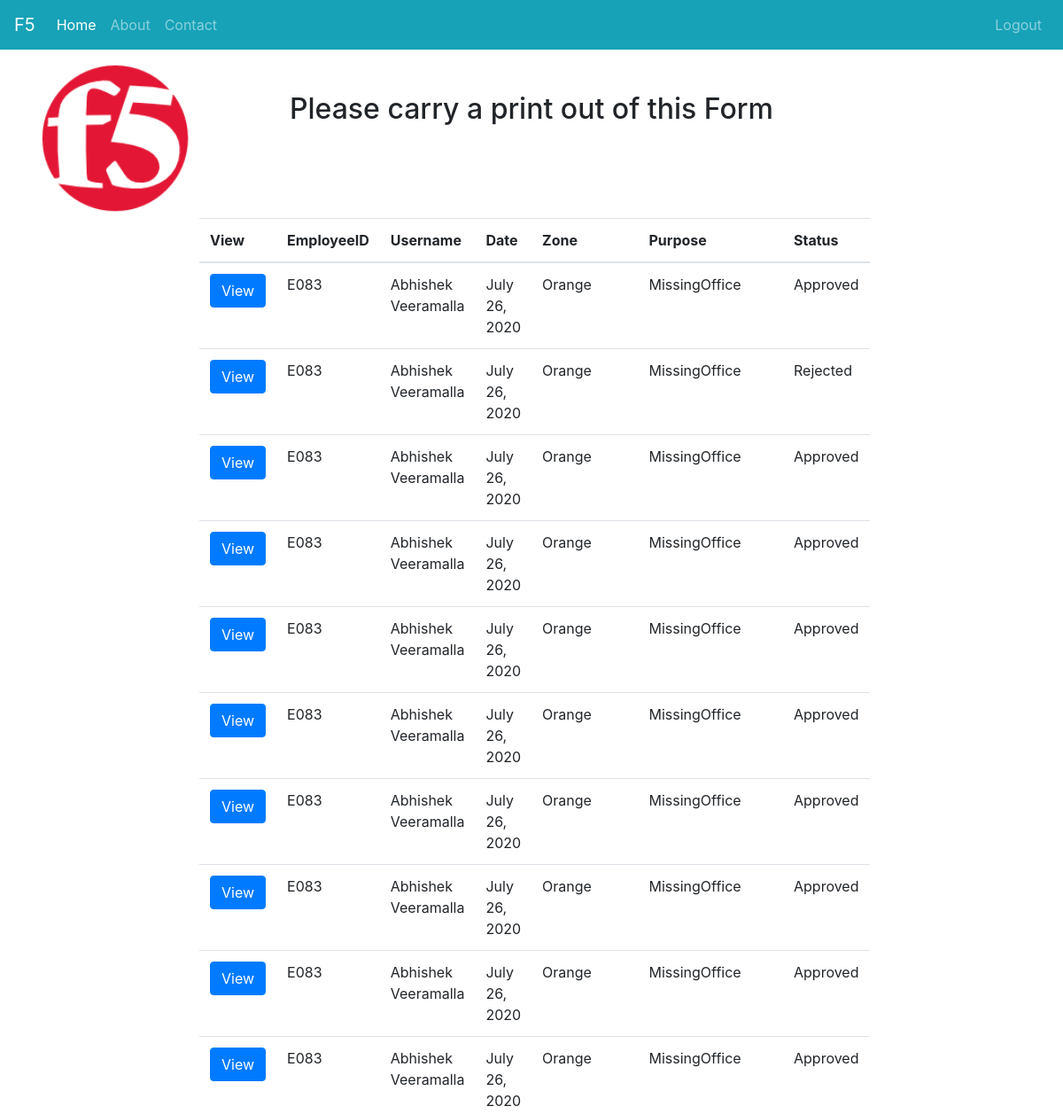
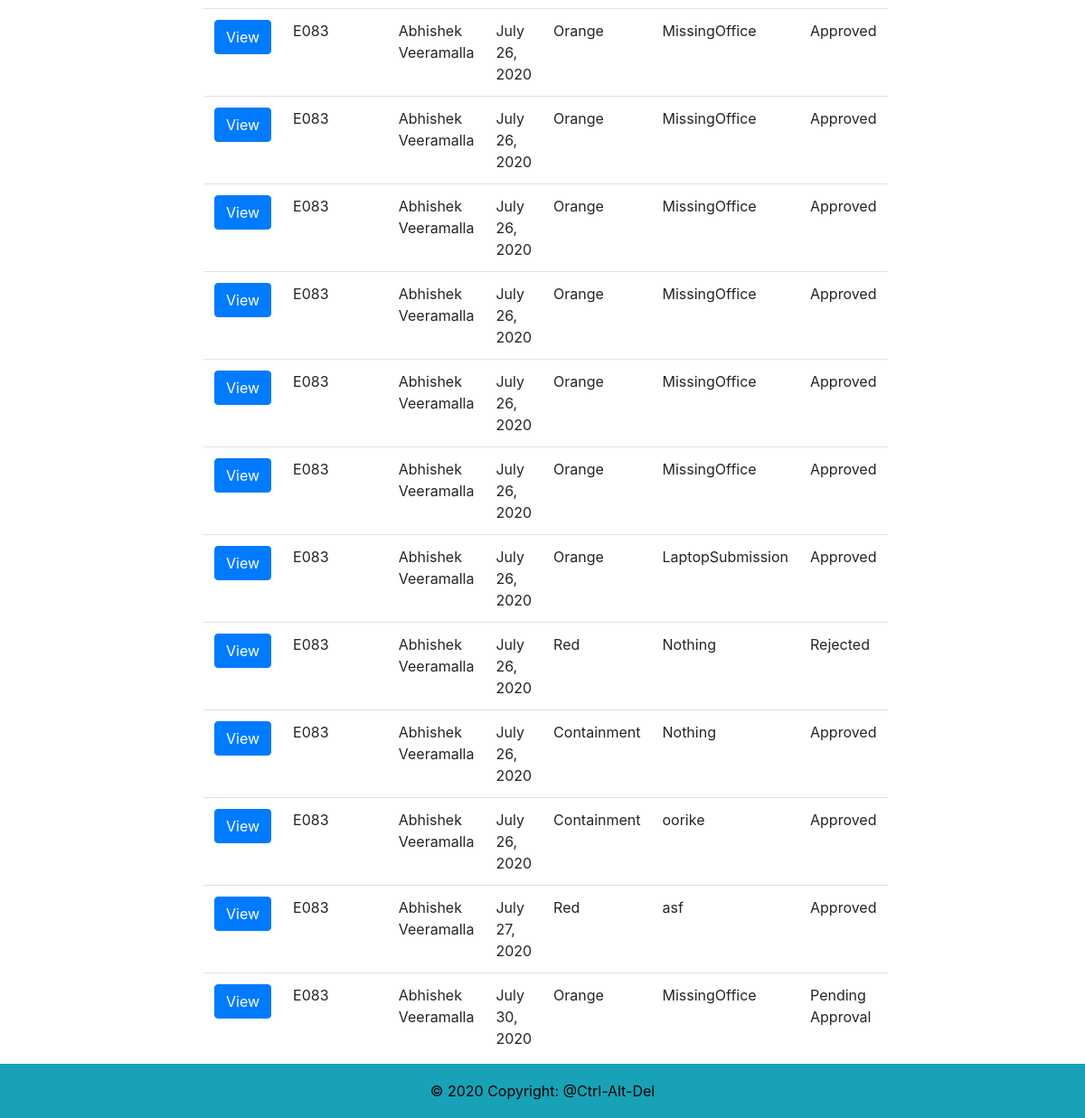
Before: /requests (signed in) with the older database file (2 pictures, top to bottom).
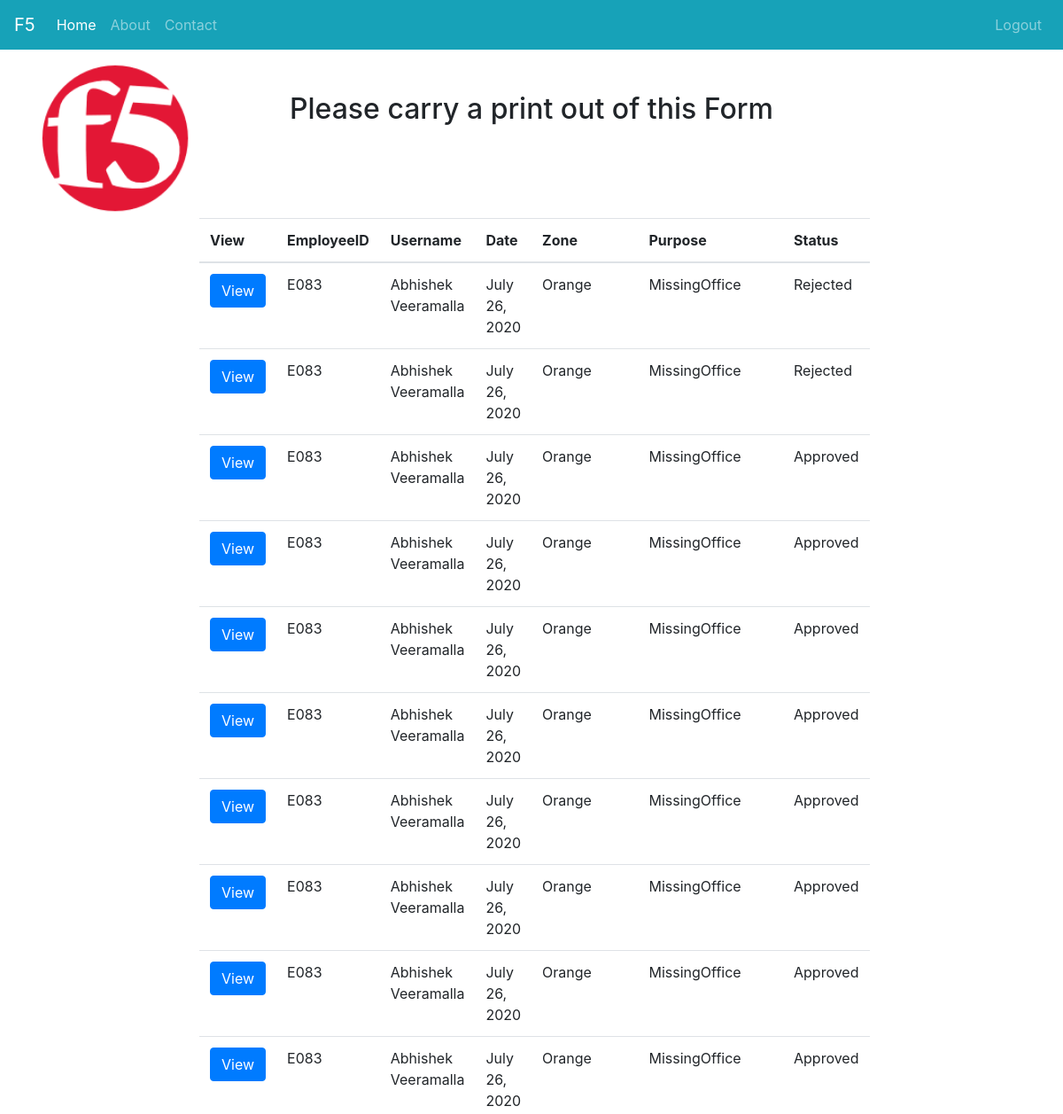
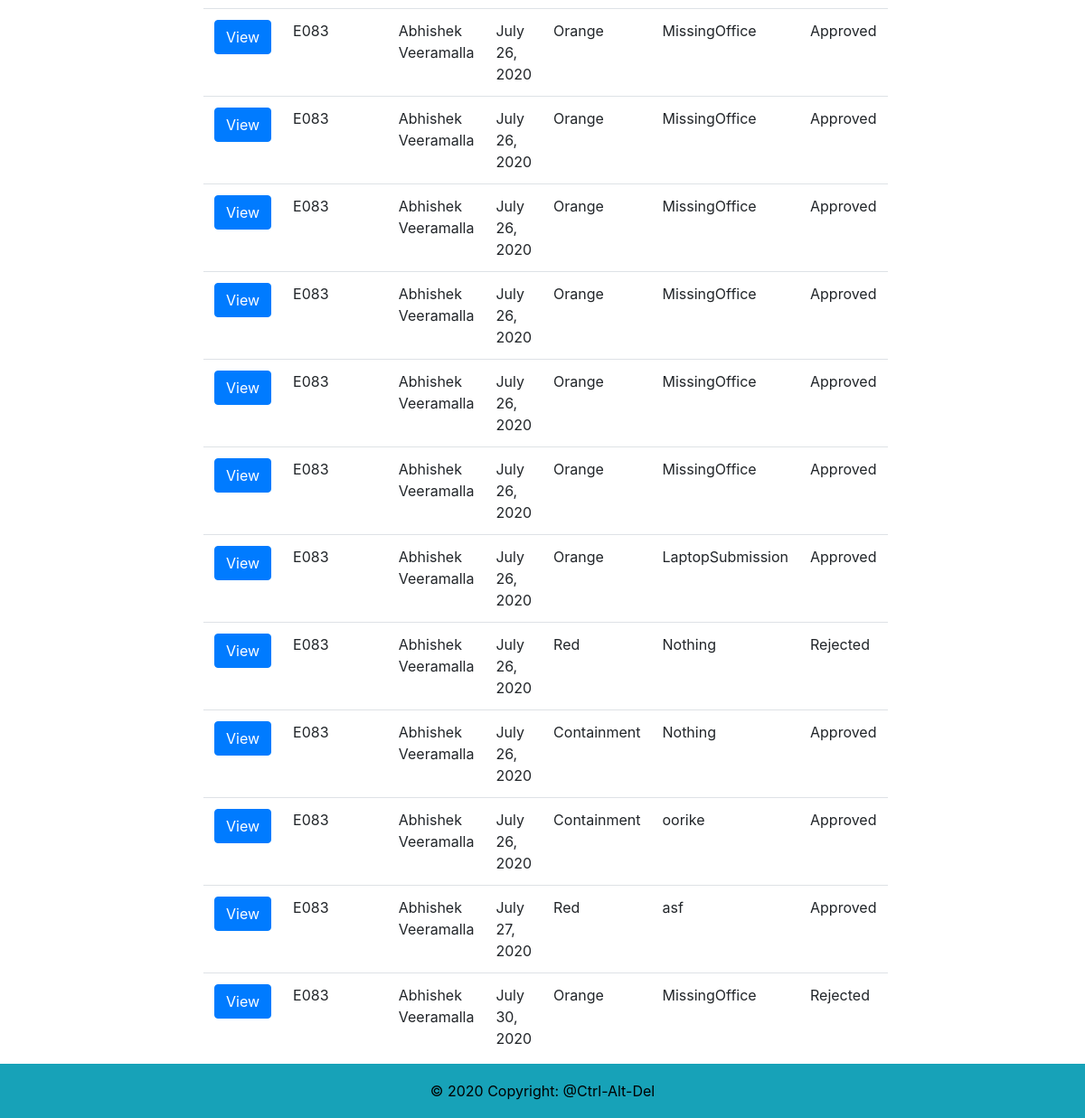
After: the same page with the newer database file (2 pictures, top to bottom).
### core/models.py (models this page shows)
class Request(models.Model):
    id = models.AutoField(primary_key=True) #pkey
    employeeID = models.CharField(max_length=10) # fkey: Employee with role empl
    username = models.CharField(max_length=50)
    managerID = models.CharField(max_length=10) # fkey: Employee with role mgr
    managerName = models.CharField(max_length=255)
    date = models.DateField()
    zone = models.CharField(max_length=255)
    purpose = models.TextField()
    status = models.CharField(max_length=255)

### core/views.py (the view)
# urls.py: url(r'^requests$', RequestsView.as_view(), name="requests"),
class RequestsView(ListView):
    model = Request
    template_name = "requests.html"
    def get_queryset(self):
        return Request.objects.filter(employeeID=self.request.user.username)

### core/templates/requests.html
{% extends "base.html" %}
{%load static %}
{% block content %}
<div class="container-fluid text-center">
  <div class="row content">
    <div class="col-sm-2 sidenav">
     <img src="{% static 'images/f5-logo.png'%}" alt="f5-logo" width="200" height="200">
    </div>
    <div class="col-sm-8 text-left">
        <br></br>
        <center><h2>Please carry a print out of this Form</h2></center>
        <br></br><br></br>
       <table class="table table-hover">
            <thead>
                <tr>
                    <th> View </th>
                    <th>EmployeeID</th>
                    <th>Username</th>
                    <th>Date</th>
                    <th>Zone</th>
                    <th>Purpose</th>
                    <th>Status</th>
                </tr>
            </thead>
            <tbody>
            {% for record in object_list %}
                <tr>
                    <td> <a role="button" class="btn btn-primary" href="{% url 'request_detail' pk=record.id %}"> View </a></td>
                    <td> {{ record.employeeID }} </td>
                    <td> {{ record.username }} </td>
                    <td> {{ record.date }} </td>
                    <td> {{ record.zone }} </td>
                    <td> {{ record.purpose }} </td>
                    <td> {{ record.status }} </td>
                </tr>
            {% endfor %}
            </tbody>
        </table>
    </div>
    <div class="col-sm-2 sidenav">
    </div>
  </div>
</div>
{% endblock content %}

Changed rows visible on the page:
changed Request (number 1 of 22 on the later page): status "Approved" → "Rejected"
changed Request "July 30, 2020": status "Pending Approval" → "Rejected"
